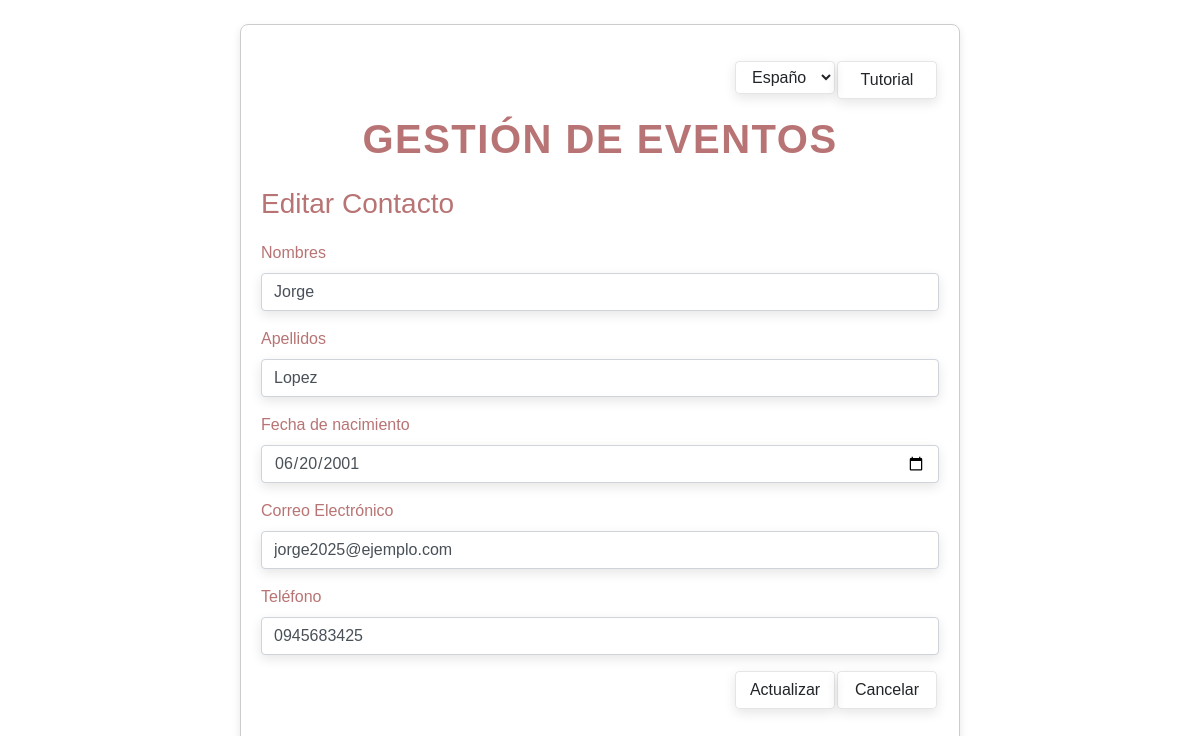
The app's page /act_contactos.php?action=editar&id=1 with its own data.
### tables this page shows
CREATE TABLE `contactos` (
  `id` int(11) NOT NULL,
  `nombre` varchar(255) NOT NULL,
  `email` varchar(255) DEFAULT NULL,
  `telefono` varchar(15) DEFAULT NULL,
  `apellido` varchar(255) DEFAULT NULL,
  `fecha_nacimiento` date DEFAULT NULL
);

### controllers/ContactoController.php (called while the page is built, shortened)
<?php
require_once __DIR__ . '/../models/Contacto.php';
class ContactosController
{
    private $contacto;
    public function __construct()
    {
        $this->contacto = new Contacto();
    }
    public function mostrarFormularioEditar($id)
    {
        $contacto = $this->contacto->obtenerPorId($id);
        require_once __DIR__ . '/../views/editar_contacto.php';
    }
}

### lang/es.php (called while the page is built)
<?php
$lang = array(
    "gestion-eventos" => "Gestión de eventos",
    "todos-eventos" => "Todos los eventos",
    "eventos" => "Eventos",
    "contactos" => "Contactos",
    "ubicaciones" => "Ubicaciones",
    "descripcion" => "Descripción",
    "categoria" => "Categoría",
    "lugar" => "Lugar",
    "fecha" => "Fecha",
    "hora" => "Hora",
    "editar" => "Editar",
    "eliminar" => "Eliminar",
    "nuevo" => "Nuevo",
    "nuevo-evento" => "Nuevo Evento",
    "titulo" => "Título",
    "guardar" => "Guardar",
    "cancelar" => "Cancelar",
    "editar-evento" => "Editar Evento",
    "actualizar" => "Actualizar",
    "todos-contactos" => "Todos los Contactos",
    "nombres" => "Nombres",
    "apellidos" => "Apellidos",
    "fecha_nacimiento" => "Fecha de nacimiento",
    "correo" => "Correo Electrónico",
    "telefono" => "Teléfono",
    "nuevo-contacto" => "Nuevo Contacto",
    "editar-contacto" => "Editar Contacto",
    "todas-ubicaciones" => "Todas las Ubicaciones",
    "nombre" => "Nombre",
    "direccion" => "Dirección",
    "detalle" => "Detalle",
    "nueva-ubicacion" => "Nueva Ubicación",
    "editar-ubicacion" => "Editar Ubicación",
    "tutorial" => "Tutorial",
    "idioma" => "Idioma",
);

### config/conexion.php (called while the page is built, shortened)
<?php
function conectarDB() {
    $conexion = new mysqli(DB_HOST, DB_USER, DB_PASS, DB_NAME);
    return $conexion;
}

### models/Contacto.php (called while the page is built, shortened)
<?php
require_once __DIR__ . '/../config/conexion.php';
class Contacto
{
    private $conexion;
    public function __construct()
    {
        $this->conexion = conectarDB();
    }
    public function obtenerPorId($id)
    {
        $sql = "SELECT * FROM contactos WHERE id = ?";
        $stmt = $this->conexion->prepare($sql);
        $stmt->bind_param('i', $id);
        $stmt->execute();
        return $stmt->get_result()->fetch_assoc();
    }
}

### views/editar_contacto.php (the view, shortened to what this page needs)
<!DOCTYPE html>
<html lang="<?php echo $_SESSION['lang']; ?>">
<head>
    <link rel="stylesheet" href="https://stackpath.bootstrapcdn.com/bootstrap/4.5.2/css/bootstrap.min.css">
    <link rel="stylesheet" href="./styles/styles_form.css">
</head>
<body>
    <div class="container mt-4 mb-4">
        <div class="d-flex justify-content-end mt-3 mb-3">
            <form method="POST" id="lang-form">
                <select name="lang" id="lang-selector" class="form-select btn btn-custom">
                    <option value="es" <?php if ($_SESSION['lang'] == 'es') echo 'selected'; ?>>Español</option>
                </select>
            </form>
            <a href="" class="btn btn-custom"><?php echo $lang["tutorial"]; ?></a>
        </div>
        <h1 class="titulo-principal mt-3 mb-3"><?php echo $lang["gestion-eventos"]; ?></h1>
        <div class="mt-4 mb-4">
            <h3 class="titulo-secundario"><?php echo $lang["editar-contacto"]; ?></h3>
            <form action="act_contactos.php?action=actualizar&id=<?= $contacto['id'] ?>" method="POST">
                <div class="form-group">
                    <label for="nombre"><?php echo $lang["nombres"]; ?></label>
                    <input type="text" name="nombre" id="nombre" class="form-control" value="<?= $contacto['nombre'] ?>" required>
                </div>
                <div class="form-group">
                    <label for="apellido"><?php echo $lang["apellidos"]; ?></label>
                    <input type="text" name="apellido" id="apellido" class="form-control" value="<?= $contacto['apellido'] ?>" required>
                </div>
                <div class="form-group">
                    <label for="fecha_nacimiento"><?php echo $lang["fecha_nacimiento"]; ?></label>
                    <input type="date" name="fecha_nacimiento" id="fecha_nacimiento" class="form-control" value="<?= $contacto['fecha_nacimiento'] ?>" required>
                </div>
                <div class="form-group">
                    <label for="email"><?php echo $lang["correo"]; ?></label>
                    <input type="text" name="email" id="email" class="form-control" value="<?= $contacto['email'] ?>" required>
                </div>
                <div class="form-group">
                    <label for="telefono"><?php echo $lang["telefono"]; ?></label>
                    <input type="text" name="telefono" id="telefono" class="form-control" value="<?= $contacto['telefono'] ?>" required>
                </div>
                <div class="d-flex justify-content-end mt-3 mb-3">
                    <button type="submit" class="btn btn-custom"><?php echo $lang["actualizar"]; ?></button>
                    <a href="act_contactos.php" class="btn btn-custom"><?php echo $lang["cancelar"]; ?></a>
                </div>
            </form>
        </div>
    </div>
</body>
</html>

### styles/styles_form.css (style rules this page uses)
* { font-family: 'Franklin Gothic Medium', 'Arial Narrow', Arial, sans-serif; color: #b87474; }
.titulo-principal { font-size: 2.5rem; text-align: center; font-weight: bold; margin-bottom: 20px; text-transform: uppercase; letter-spacing: 1.5px; }
.titulo-secundario { margin-bottom: 20px; }
.container { width: 60%; max-width: 100%; margin: 0 auto; border: 1px solid #ccc; border-radius: 8px; padding: 20px; box-shadow: 0 4px 8px rgba(0, 0, 0, 0.1); margin-bottom: 20px; transition: transform 0.3s ease; }
.form-group { transition: all 0.3s ease; }
.form-group label { transition: all 0.3s ease; }
input { border: 1px solid #ccc; border-radius: 10px; padding: 15px; box-shadow: 0 4px 12px rgba(0, 0, 0, 0.1); transition: transform 0.3s ease, box-shadow 0.3s ease; }
.btn-custom { background-color: transparent; border-color: rgba(0, 0, 0, 0.1); box-shadow: 0 4px 12px rgba(0, 0, 0, 0.1); margin-right: 2px; width: 100px; transition: background-color 0.3s, transform 0.3s; }

### records on screen
contactos: nombre "Jorge", apellido "Lopez", fecha_nacimiento "06/20/2001", email "jorge2025@ejemplo.com", telefono "0945683425"

### other values on screen
$lang["tutorial"] "Tutorial"
$lang["gestion-eventos"] "GESTIÓN DE EVENTOS"
$lang["editar-contacto"] "Editar Contacto"
$lang["nombres"] "Nombres"
$lang["apellidos"] "Apellidos"
$lang["fecha_nacimiento"] "Fecha de nacimiento"
$lang["correo"] "Correo Electrónico"
$lang["telefono"] "Teléfono"
$lang["actualizar"] "Actualizar"
$lang["cancelar"] "Cancelar"
